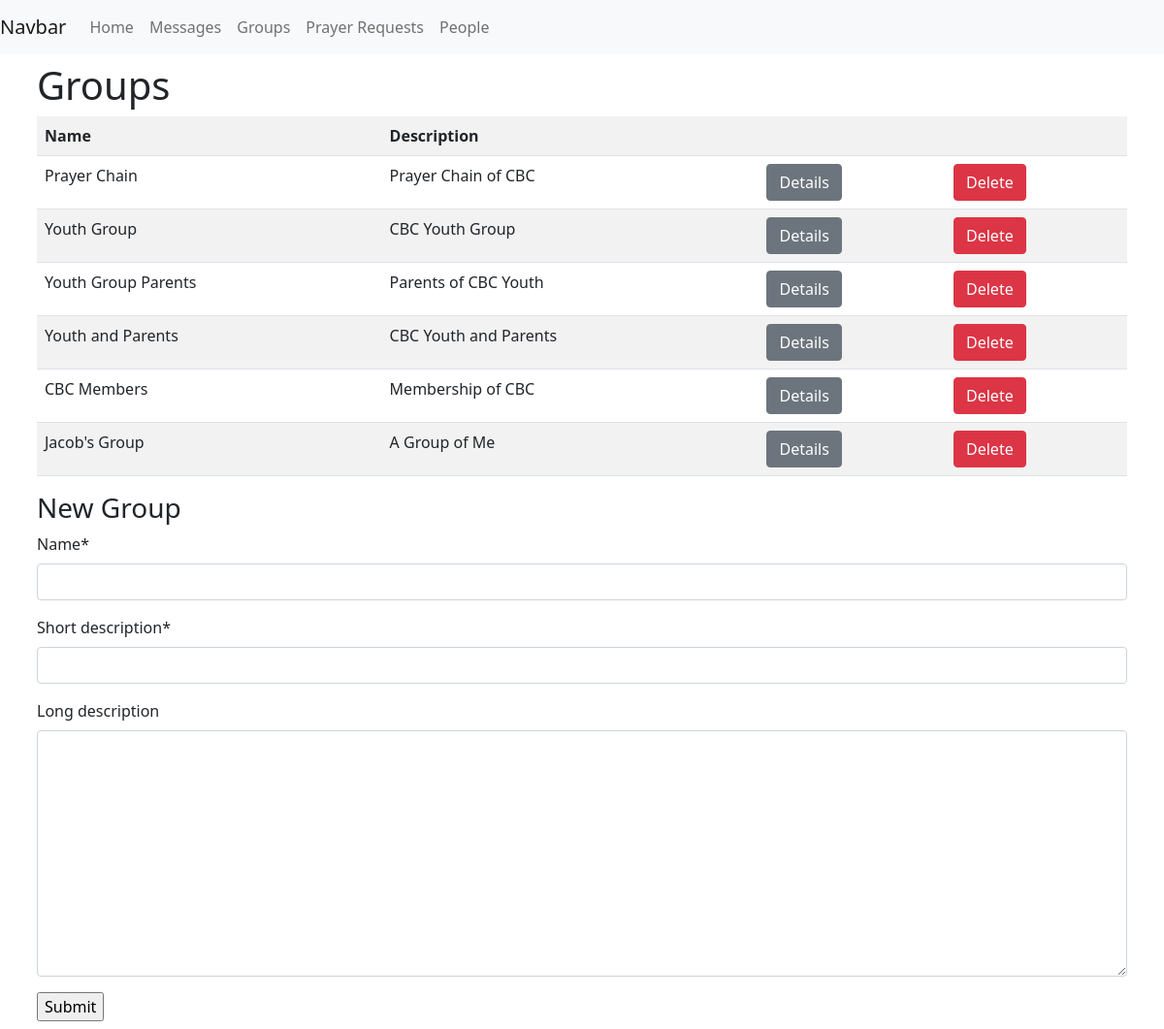
Page /prayer/groups (signed in) on the committed database.
### prayer/models.py (models this page shows, shortened)
class PrayerGroup(models.Model):
    name = models.CharField(max_length=50)
    short_description = models.CharField(max_length=100)
    long_description = models.TextField(blank=True, null=True)
    people = models.ManyToManyField(Person)

### prayer/views.py (the view)
# urls.py: path("groups", views.groups, name="groups"),
@login_required()
def groups(request) -> render:
    context = {"new_group_form": NewGroupForm(), "groups": PrayerGroup.objects.all()}
    if request.method == "POST":
        form = NewGroupForm(request.POST)
        if form.is_valid():
            form.save()
            messages.success(request, "You've successfully created a new group.")
    return render(request, "prayer/groups.html", context)

### prayer/forms.py
class NewGroupForm(forms.ModelForm):
    class Meta:
        model = PrayerGroup
        fields = [
            "name",
            "short_description",
            "long_description",
        ]

### prayer/templates/prayer/groups.html (shortened to what this page needs)
{% extends 'prayer/prayer_base.html' %}
{% load crispy_forms_tags %}
{% block section1 %}
    <h1>Groups</h1>
    <table class="table table-striped table-hover">
        <tr>
            <th>
                Name
            </th>
            <th>
                Description
            </th>
            <th></th>
            <th></th>
        </tr>
    {% for group in groups %}
        <tr>
            <td>
                {{ group.name }}
            </td>
            <td>
                {{ group.short_description }}
            </td>
            <td>
                <a class="btn btn-secondary" href="{% url 'prayer:group' group_id=group.id %}">Details</a>
            </td>
            <td>
                <a class="btn btn-danger" role="button" href="{% url 'prayer:delete_group' group_id=group.id %}">Delete
                </a>
            </td>
        </tr>
    {% endfor %}
    </table>
    <h3>New Group</h3>
    <form action="#" method="POST">
        {{ new_group_form | crispy }}
        <input type="submit" value="Submit">
    </form>
{% endblock %}

### prayer/templates/prayer/prayer_base.html (shortened to what this page needs)
{% extends 'base.html' %}
{% block navbar %}
<nav class="navbar navbar-expand-lg navbar-light bg-light">
  <a class="navbar-brand" href="#">Navbar</a>
  <div class="collapse navbar-collapse" id="navbarNav">
    <ul class="navbar-nav">
      <li class="nav-item active">
        <a class="nav-link" href="{% url 'prayer:index'%}">Home</a>
      </li>
      <li class="nav-item">
        <a class="nav-link" href="{% url 'prayer:new_message' %}">Messages</a>
      </li>
      <li class="nav-item">
        <a class="nav-link" href="{% url 'prayer:groups' %}">Groups</a>
      </li>
      <li class="nav-item">
        <a class="nav-link" href="{% url 'prayer:prayer_requests' %}">Prayer Requests</a>
      </li>
      <li class="nav-item">
        <a class="nav-link" href="{% url 'prayer:people' %}">People</a>
      </li>
    </ul>
  </div>
</nav>
{% endblock %}

### templates/base.html (shortened to what this page needs)
{% load static %}
<!DOCTYPE html>
<html lang="en">
<head>
    <link href="https://cdn.jsdelivr.net/npm/bootstrap@5.1.3/dist/css/bootstrap.min.css" rel="stylesheet">
    <link rel="stylesheet" type="text/css" href="{% static 'css/my_style.css' %}">
</head>
<body>
        {% block navbar%}
        {% endblock %}
    <div class="container p-2">
        {% block section1 %}
        {% endblock %}
    </div>
</body>
</html>

### rows in the picture
PrayerGroup: name "Prayer Chain", short_description "Prayer Chain of CBC"
PrayerGroup: name "Youth Group", short_description "CBC Youth Group"
PrayerGroup: name "Youth Group Parents", short_description "Parents of CBC Youth"
PrayerGroup: name "Youth and Parents", short_description "CBC Youth and Parents"
PrayerGroup: name "CBC Members", short_description "Membership of CBC"
PrayerGroup: name "Jacob's Group", short_description "A Group of Me"
